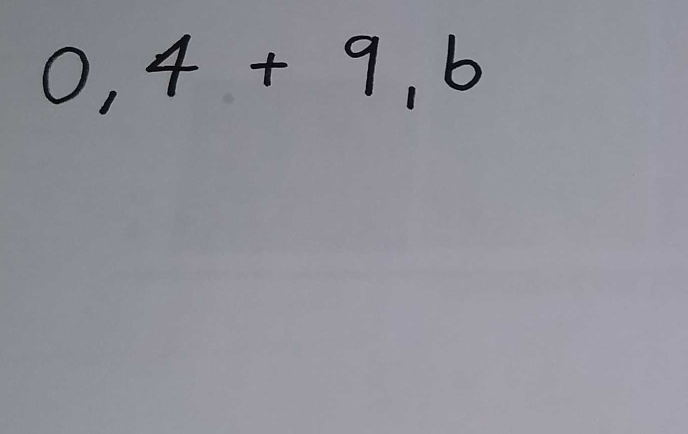
#> input picture test_images/bigger_decimals.png, 1375 x 867 px (shown at 1/2 size)
$ jupyter execute tehte_tootlemine.ipynb
#> lines starting #> are read from the running program, lines starting #| are printed output that depends on the picture; after the words box and inside, x2 and y2 are one past the last pixel; in counts of white or black regions, pixels touching at a corner belong together
[cell 1]
import cv2 as cv
import matplotlib.pyplot as plt
import numpy as np

[cell 2]
#Loen sisse pildi, grayscale
img = cv.imread('test_images/bigger_decimals.png')
#> img is the input picture: shape (867, 1375, 3); mean B, G, R 154.2, 146.2, 145.4
img_gray = cv.cvtColor(img, cv.COLOR_BGR2GRAY)
plt.imshow(img_gray, cmap='gray')

[cell 3]
#blurimine vajalik et eemaldada müra
blur_img = cv.GaussianBlur(img_gray,(5,5),0)
#thresholdimisega teeme hallist taustast valge ja tekstist musta
ret, thresh = cv.threshold(blur_img,0,255,cv.THRESH_BINARY+cv.THRESH_OTSU)
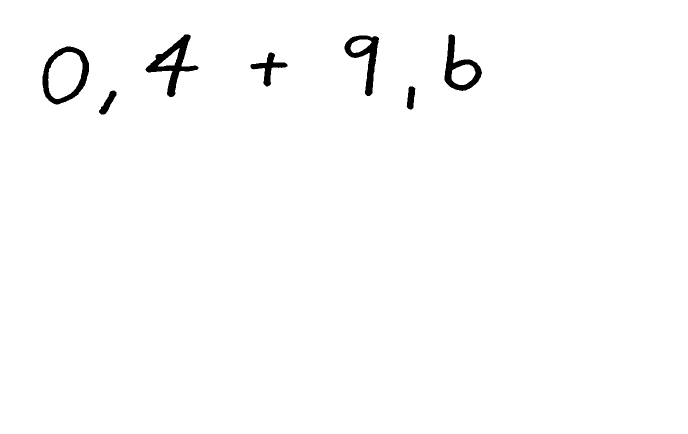
#> thresh: shape (867, 1375) (shown at 1/2 size); 98.7% white; 7 black regions
#> ret = 88
plt.imshow(thresh, cmap='gray')

[cell 4]
#kontuurid näitavad kus pildil on teksti
contours,hierarchy = cv.findContours(thresh, cv.RETR_LIST, cv.CHAIN_APPROX_SIMPLE)
#> contours = 12 contours; largest, box (x1, y1, x2, y2) and area: (0, 0, 1375, 867) 1189884, (84, 92, 179, 210) 8301, (96, 104, 165, 198) 4780, (290, 68, 398, 195) 4553, (888, 68, 965, 183) 4512
boxed_img = img.copy()
individual_boxes = []
for cnt in contours:
    #bounding box võimaldab pärast pildist huvipakkuva tekstiosa välja lõigata
    x,y,w,h = cv.boundingRect(cnt)
    # kui kast ei ole terve pildi suurune siis lisame jälgitavasse
    if w < img_gray.shape[1] and h < img_gray.shape[0]:
        individual_boxes.append([x,y,w,h])
    boxed_img = cv.rectangle(boxed_img,(x,y),(x+w,y+h),(255,0,0),1)
#> this loop made 12 passes
#> (x, y, w, h) on passes 1 to 8: (197, 180, 37, 50), (812, 172, 20, 48), (903, 129, 48, 41), (500, 104, 76, 70), (96, 104, 69, 94), (316, 96, 43, 37), (84, 92, 95, 118), (701, 79, 42, 27)
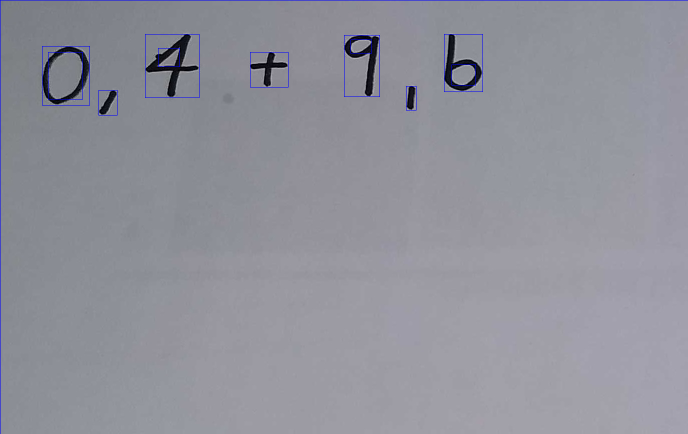
#> boxed_img: shape (867, 1375, 3) (shown at 1/2 size); mean B, G, R 154.7, 145.6, 144.8
#> after the loop, individual_boxes = [[197, 180, 37, 50], [812, 172, 20, 48], [903, 129, 48, 41], [500, 104, 76, 70], [96, 104, 69, 94], [316, 96, 43, 37], [84, 92, 95, 118], [701, 79, 42, 27], [688, 70, 71, 123], [888, 68, 77, 115], [290, 68, 108, 127]]

plt.imshow(boxed_img)

[cell 5]
# paksendan jooni kõvasti, et lähedalolevad sümbolid (nt võrdusmärgid) muutuksid üheks
kernel = np.ones((15,15),np.uint8)
thresh_dilate = cv.erode(thresh, kernel, iterations=1)
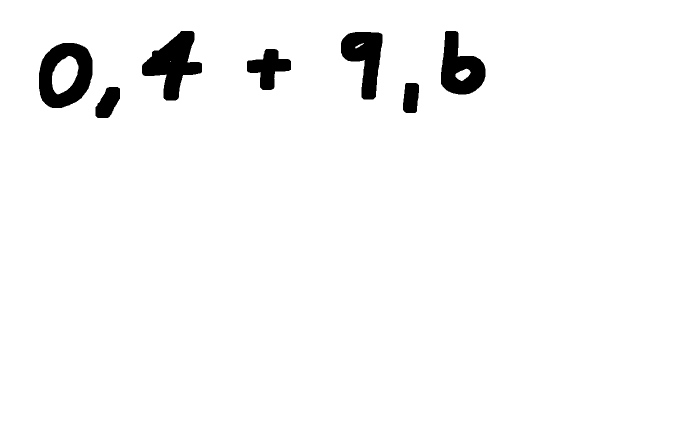
#> thresh_dilate: shape (867, 1375) (shown at 1/2 size); 96.9% white; 7 black regions
plt.imshow(thresh_dilate, cmap="gray")

[cell 6]
contours,hierarchy = cv.findContours(thresh_dilate, cv.RETR_LIST, cv.CHAIN_APPROX_SIMPLE)
#> contours = 12 contours, 1 with area under 20; largest, box (x1, y1, x2, y2) and area: (0, 0, 1375, 867) 1189884, (77, 85, 186, 217) 11451, (283, 61, 405, 202) 8456, (881, 61, 972, 190) 7460, (681, 63, 766, 200) 6821
boxed_img = img.copy()
joined_boxes = []
for cnt in contours:
    x,y,w,h = cv.boundingRect(cnt)
    # kui kast ei ole terve pildi suurune siis lisame jälgitavasse
    if w < img_gray.shape[1] and h < img_gray.shape[0]:
        joined_boxes.append([x,y,w,h])
    boxed_img = cv.rectangle(boxed_img,(x,y),(x+w,y+h),(255,0,0),1)
#> this loop made 12 passes
#> (x, y, w, h) on passes 1, 2, 3, 5, 6, 7, 8, 9: (190, 173, 51, 64), (805, 165, 34, 62), (911, 137, 31, 25), (104, 112, 53, 77), (493, 97, 90, 84), (710, 86, 18, 11), (77, 85, 109, 132), (681, 63, 85, 137)
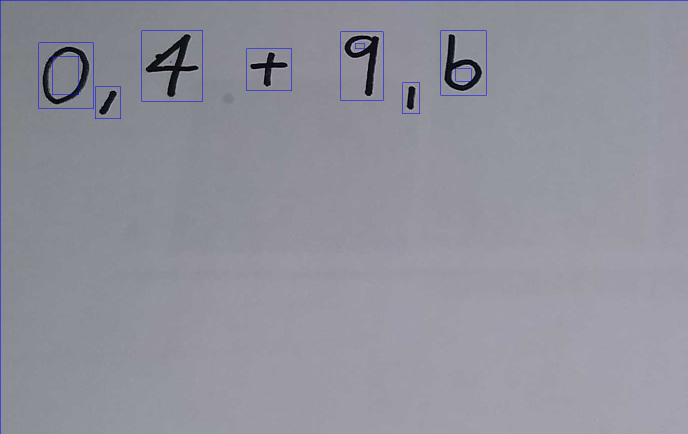
#> boxed_img: shape (867, 1375, 3) (shown at 1/2 size); mean B, G, R 154.7, 145.6, 144.8
#> after the loop, joined_boxes = [[190, 173, 51, 64], [805, 165, 34, 62], [911, 137, 31, 25], [340, 123, 2, 1], [104, 112, 53, 77], [493, 97, 90, 84], [710, 86, 18, 11], [77, 85, 109, 132], [681, 63, 85, 137], [881, 61, 91, 129], [283, 61, 122, 141]]

plt.imshow(boxed_img)

[cell 7]
def remove_inside_boxes(boxes):
    remove_boxes = []
    for box_has_parent in boxes:
        xc,yc,wc,hc = box_has_parent
        for box_parent in boxes:
            xp,yp,wp,hp = box_parent
            if xc>=xp and yc>=yp and xp+wp>=xc+wc and yp+hp>=yc+hc and box_has_parent != box_parent:
                remove_boxes.append(box_has_parent)
    for box in remove_boxes:
        boxes.remove(box)
    return boxes

[cell 8]
parent_boxes = remove_inside_boxes(joined_boxes)
#> the loop in remove_inside_boxes, `for box_has_parent in boxes:` made 11 passes
#> after the loop in remove_inside_boxes, `for box_has_parent in boxes:`: remove_boxes = [[911, 137, 31, 25], [340, 123, 2, 1], [104, 112, 53, 77], [710, 86, 18, 11]]
#> the loop in remove_inside_boxes, `for box in remove_boxes:` made 4 passes
#> after the loop in remove_inside_boxes, `for box in remove_boxes:`: boxes = [[190, 173, 51, 64], [805, 165, 34, 62], [493, 97, 90, 84], [77, 85, 109, 132], [681, 63, 85, 137], [881, 61, 91, 129], [283, 61, 122, 141]]
#> parent_boxes has the same summary as boxes in remove_inside_boxes

[cell 9]
boxed_img = img.copy()
for box in parent_boxes:
    x,y,w,h = box
    boxed_img = cv.rectangle(boxed_img,(x,y),(x+w,y+h),(255,0,0),1)
#> this loop made 7 passes
#> pass 3, `boxed_img = cv.rectangle(boxed_img,(x,y),(x+w,y+h),(255,0,0),1)`:
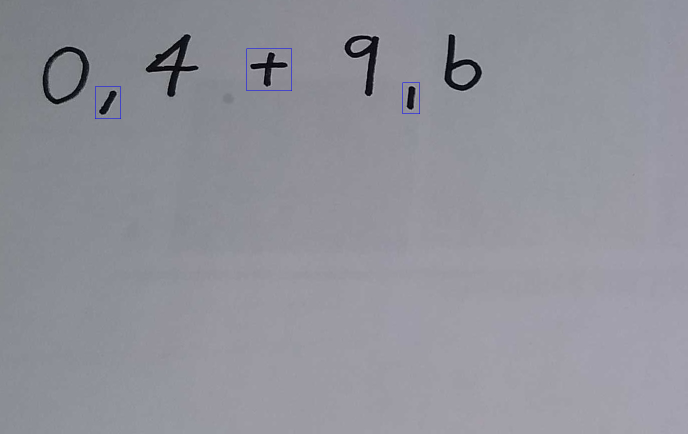
#> boxed_img: shape (867, 1375, 3) (shown at 1/2 size); 0.06% of pixels changed, all inside (x1, y1, x2, y2) = (190, 97, 840, 238)
#> after the loop:
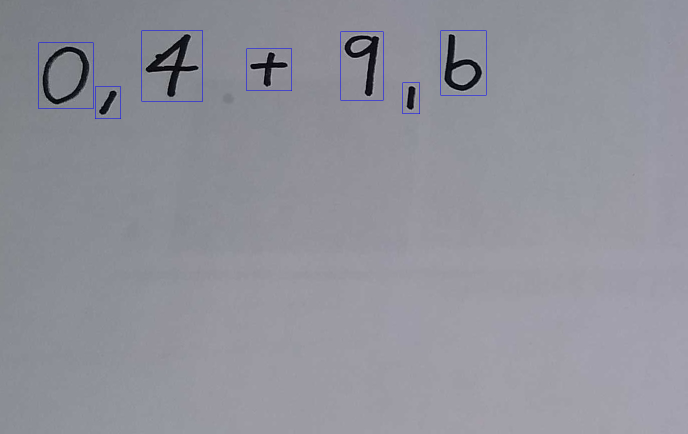
#> boxed_img: shape (867, 1375, 3) (shown at 1/2 size); 0.16% of pixels changed, all inside (x1, y1, x2, y2) = (77, 61, 973, 218)

plt.imshow(boxed_img)

[cell 10]
#sorteerib kastid nende x koordinaadi väärtuse põhjal
#st. et eeldame et tehe on kirjutatud ühes reas
def order_boxes(boxes):
    boxes.sort(key=lambda x:x[0])

[cell 11]
def get_areas(boxes):
    areas = []
    for box in boxes:
        areas.append(box[2]*box[3])
    return areas

[cell 12]
order_boxes(joined_boxes)
joined_boxes
#> Out = [[77, 85, 109, 132], [190, 173, 51, 64], [283, 61, 122, 141], [493, 97, 90, 84], [681, 63, 85, 137], [805, 165, 34, 62], [881, 61, 91, 129]]

[cell 13]
areas = get_areas(individual_boxes)
#> the loop in get_areas, `for box in boxes:` made 11 passes
#> after the loop in get_areas, `for box in boxes:`: areas = [1850, 960, 1968, 5320, 6486, 1591, 11210, 1134, 8733, 8855, 13716]
areas
#> Out has the same summary as areas in get_areas

[cell 14]
#lõikab bounding boxide põhjal välja pildist huvipakkuvad pildid
def get_crops(image, boxes, draw=False):
    crops = []
    for box in boxes:
        x,y,w,h = box
        crops.append(image[y:y+h,x:x+w])
    if draw:
        for i, crop in enumerate(crops):
            plt.subplot(1,len(crops),i+1)
            #plt.axis('off')
            plt.imshow(crop, cmap="gray")
    return crops

[cell 15]
crops = get_crops(thresh, joined_boxes, True)
#> the loop in get_crops, `for box in boxes:` made 7 passes
#> after the loop in get_crops, `for box in boxes:`: crops = 7 items
#> the loop in get_crops, `for i, crop in enumerate(crops):` made 7 passes
#> crops = 7 items
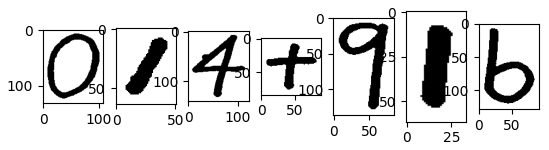
#> figure drawn by matplotlib, 7 panels

[cell 16]
def draw_crops(crops, draw_axis='on'):
    for i, crop in enumerate(crops):
            plt.subplot(1,len(crops),i+1)
            plt.axis(draw_axis)
            plt.imshow(crop, cmap="gray")

[cell 17]
#muudab pildid listis ruudukujuliseks, lisades puhvrit ümber
def make_square(image_list, square_size=None):
    ruudud = []
    for image in image_list:
        h, w = image.shape
        og_square_edge = max(h,w)
        if h > w:
            pool = (h-w)//2
            #vasakule liidetav pilt, laiusega pool, kõrgusega h, värv 255
            vasakule = np.full((h,pool), 255)
            #paremale liidetav pilt, laiusega h-w-pool, kõrgusega h, värv 255
            paremale = np.full((h,h-w-pool), 255)
            ruudud.append(np.concatenate((vasakule,image,paremale), axis=1))
        else:
            pool = (w-h)//2
            #ules liidetav pilt, laiusega w, kõrgusega pool, värv 255
            ules = np.full((pool, w), 255)
            #alla liidetav pilt, laiusega w, kõrgusega w-h-pool, värv 255
            alla = np.full((w-h-pool, w), 255)
            ruudud.append(np.concatenate((ules,image,alla), axis=0))

    #vajadusel muudab ruutude suurust
    if square_size != None:
        lopp_ruudud = []
        for image in ruudud:
            lopp_ruudud.append(cv.resize(np.array(image, dtype='uint8'), (square_size, square_size), interpolation=cv.INTER_AREA))
        ruudud = lopp_ruudud
    return ruudud

[cell 18]
crops = make_square(crops)
#> the loop in make_square, `for image in image_list:` made 7 passes
#> (h, w, og_square_edge, pool) on passes 1 to 7: (132, 109, 132, 11), (64, 51, 64, 6), (141, 122, 141, 9), (84, 90, 90, 3), (137, 85, 137, 26), (62, 34, 62, 14), (129, 91, 129, 19)
draw_crops(crops,"off")
#> the loop in draw_crops, `for i, crop in enumerate(crops):` made 7 passes
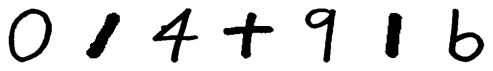
#> figure drawn by matplotlib, 7 panels

[cell 19]
tiny_crops = make_square(crops, 45)
#> the loop in make_square (call 2), `for image in image_list:` made 7 passes
#> (h, w, og_square_edge) on passes 1 to 7: (132, 132, 132), (64, 64, 64), (141, 141, 141), (90, 90, 90), (137, 137, 137), (62, 62, 62), (129, 129, 129)
#> the loop in make_square (call 2), `for image in ruudud:` made 7 passes
#> tiny_crops = 7 items
draw_crops(tiny_crops)
#> the loop in draw_crops (call 2), `for i, crop in enumerate(crops):` made 7 passes
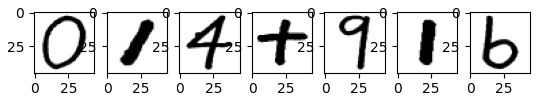
#> figure drawn by matplotlib, 7 panels

# Arvutamine

Siin vahel peaks olema mudeli töötlus, mis võtaks ette nt tiny_crops listi piltidest, ja tagastaks järjekorras mis igal pildil on. Mudeli treenimine mõnes teises failis, siin praegu tegelen test sisendiga.

[cell 20]
def find_x(equation_list, eelmine_tehtepool = None, algne = None):
    if algne == None:
        algne = ''.join(equation_list)
    #ühenda täisarvud stringidena
    new_equation_list = []
    for i, element in enumerate(equation_list):
        try:
            #kui liitmistehe õnnestub, siis on tegu numbritega.
            number = int(new_equation_list[-1])+int(element)
            #eelmisele elemendile lisan uue elemendi
            new_equation_list[-1] = new_equation_list[-1]+str(element)
        except:
            #kui ei olnud number, või eelmine ei olnud number, siis lisan uue
            new_equation_list.append(element)
    equation_list = new_equation_list

    #panen kokku ühest tehtemärgist teise tehtemärgini, va =
    #esimene märk ei pruugi olla tehtemärk
    tehtemargid = [0]
    for i in range(len(equation_list)):
        if equation_list[i] in ["+","-","/","*"]:
            tehtemargid.append(i)
        #võrdusmärgi peaks teistest eraldama
        if equation_list[i] == "=":
            tehtemargid.append(i)
            tehtemargid.append(i+1)
    #viimane sümbol ei saa olla tehtemärk, aga on vaja teada mis oleks viimane sümbol
    tehtemargid.append(len(equation_list))

    tehted = []
    for i in range(len(tehtemargid)-1):
        tehted.append(''.join(equation_list[tehtemargid[i]:tehtemargid[i+1]]))
    #eemaldan null kirjed, mis tekivad kui esimene sümbol ON tehtemärk
    tehted = list(filter(None, tehted))

    #korrutamise ja jagamise tehted on keerulisemad
    korjag = []
    for i in range(len(tehted)):
        if tehted[i][0] in ["/","*"]:
            korjag[-1] = korjag[-1]+str(tehted[i])
        #peale
        else:
            korjag.append(tehted[i])
    tehted = korjag

    #kus on x
    x_loc = [i for i, tehe in enumerate(tehted) if 'x' in tehe] #eeldan alguses et x on ainult 1
    x_element = tehted[x_loc[0]]

    #kus on =
    eq_loc = tehted.index('=')

    #jaotan tehte x-ga pooleks ja tehtega pooleks
    if x_loc[0] < eq_loc:
        x_pool = tehted[:eq_loc]
        tehte_pool = ''.join(tehted[eq_loc+1:])
    else:
        x_pool = tehted[eq_loc+1:]
        tehte_pool = ''.join(tehted[:eq_loc])

    #tõstan x-i poolelt ära kõik elemendid, mis ei sisalda x-i
    if len(x_pool) > 1:
        for element in x_pool:
            if element != x_element:
                tehte_pool = '('+tehte_pool+')'+switch_sign(element)

    x_pool = x_element

    if "*" in x_pool:
        splititud = x_pool.split('*')
        for element in splititud:
            if "x" not in element:
                tehte_pool = '('+tehte_pool+')'+"/"+element
            if "x" in element:
                x_pool = element

    if "/" in x_pool:
        x_loc = x_pool.index("x")
        div_loc = x_pool.index('/')
        if x_loc < div_loc:
            splititud = x_pool.split('/')
            tehte_pool = '('+tehte_pool+')'+"*"+splititud[1]
            x_pool = splititud[0]
        else:
            splititud = x_pool.split('/')
            tehte_pool = splititud[0]+"/"+'('+tehte_pool+')'
            x_pool = splititud[1]

    if len(x_pool)>1: # peaks võimalik olema ainult siis, kui x-il on korrutusmärgita kordaja
        splititud = x_pool.split("x")
        for element in splititud:
            if element != '':
                if len(element)==1 and element.isdigit()==False:
                    element=element+"1"
                tehte_pool = '('+tehte_pool+')'+"/"+element
                x_pool = "x"

    if len(x_pool) == 1:
        return algne+ "   =>   x="+ str(eval(tehte_pool))
    else:
        vabandus = "Antud tehe on mulle liiga keeruline. Vabandust."
        lopp_tehe = x_pool +"="+tehte_pool
        return vabandus + "Jõudsin nii kaugele:" + lopp_tehe

def switch_sign(element):
    symbol = element[0]
    if symbol not in ["+","-","/","*"]:
        return '-'+element[0:]
    elif symbol == "+":
        return '-'+element[1:]
    elif symbol == "-":
        return '+'+element[1:]
    elif symbol == "*":
        return '/'+element[1:]
    elif symbol == "/":
        return '*'+element[1:]

[cell 21]
model_output = ["x","-","7","=","1","2","3"]
print(find_x(model_output))
print("-----")
model_output = ["3","x","+","5","=","0","+","5"]
print(find_x(model_output))
print("-----")
model_output = ["6","*","x","+","5","+","5","=","7","2","/","6"]
print(find_x(model_output))
print("-----")
model_output = ["-","x","/","3","=","4"]
print(find_x(model_output))
print("-----")
model_output = ["5","=","-","15","/","3","x"]
print(find_x(model_output))
print("-----")
model_output = ["5","+","3","x", "+", "9","=","0"]
print(find_x(model_output))
print("-----")
model_output = list("6*x/7=1")
print(find_x(model_output))
print("-----")
model_output = list("6*3/2=x+5")
print(find_x(model_output))

$ run again, with test_images/all_numbers.png copied over test_images/bigger_decimals.png
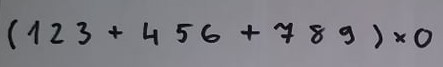
#> input picture test_images/all_numbers.png, 443 x 67 px
#> img is the input picture: shape (67, 443, 3); mean B, G, R 133.4, 127, 127.9
#> `ret, thresh = cv.threshold(blur_img,0,255,cv.THRESH_BINARY+cv.THRESH_O..`:
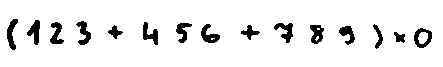
#> thresh: shape (67, 443); 92.2% white; 15 black regions
#> ret = 95
#> `contours,hierarchy = cv.findContours(thresh, cv.RETR_LIST, cv.CHAIN_AP..`: contours = 20 contours, 3 with area under 20; largest, box (x1, y1, x2, y2) and area: (0, 0, 443, 67) 29172, (413, 27, 433, 49) 303, (200, 23, 221, 44) 221, (309, 24, 325, 45) 220, (273, 22, 294, 44) 219
#> the loop `for cnt in contours:` made 20 passes
#> (x, y, w, h) on passes 1, 2, 3, 4, 5, 7, 8, 9: (211, 38, 4, 2), (315, 36, 4, 5), (418, 32, 10, 12), (393, 31, 13, 13), (413, 27, 20, 22), (338, 25, 18, 21), (309, 24, 16, 21), (240, 24, 21, 17)
#> after the loop `for cnt in contours:`: individual_boxes = 19 items, first 6: [211, 38, 4, 2], [315, 36, 4, 5], [418, 32, 10, 12], [393, 31, 13, 13], [413, 27, 20, 22], [317, 28, 3, 2]
#> thresh_dilate: shape (67, 443); 56.7% white; 8 black regions
#> `contours,hierarchy = cv.findContours(thresh_dilate, cv.RETR_LIST, cv.C..`: contours = 9 contours, 1 with area under 20; largest, box (x1, y1, x2, y2) and area: (0, 0, 443, 67) 25386, (365, 16, 440, 57) 2358, (233, 15, 301, 51) 1876, (168, 15, 228, 51) 1863, (135, 14, 166, 53) 1002, (331, 18, 363, 53) 930, (302, 17, 332, 52) 926, (100, 17, 131, 47) 744
#> the loop `for cnt in contours:` made 9 passes
#> (x, y, w, h) on passes 1 to 8: (69, 32, 1, 1), (331, 18, 32, 35), (302, 17, 30, 35), (100, 17, 31, 30), (365, 16, 75, 41), (233, 15, 68, 36), (168, 15, 60, 36), (135, 14, 31, 39)
#> after the loop `for cnt in contours:`: joined_boxes = [[69, 32, 1, 1], [331, 18, 32, 35], [302, 17, 30, 35], [100, 17, 31, 30], [365, 16, 75, 41], [233, 15, 68, 36], [168, 15, 60, 36], [135, 14, 31, 39]]
#> the loop in remove_inside_boxes, `for box_has_parent in boxes:` made 8 passes
#> after the loop in remove_inside_boxes, `for box_has_parent in boxes:`: remove_boxes = []
#> after the loop in remove_inside_boxes, `for box in remove_boxes:`: boxes has the same summary as joined_boxes outside remove_inside_boxes
#> parent_boxes has the same summary as joined_boxes
#> the loop `for box in parent_boxes:` made 8 passes
#> after the loop `for box in parent_boxes:`:
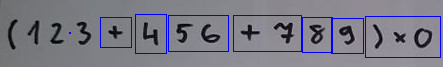
#> boxed_img: shape (67, 443, 3); 3.91% of pixels changed, all inside (x1, y1, x2, y2) = (69, 14, 441, 58)
#> `joined_boxes`: Out = [[69, 32, 1, 1], [100, 17, 31, 30], [135, 14, 31, 39], [168, 15, 60, 36], [233, 15, 68, 36], [302, 17, 30, 35], [331, 18, 32, 35], [365, 16, 75, 41]]
#> the loop in get_areas, `for box in boxes:` made 19 passes
#> after the loop in get_areas, `for box in boxes:`: areas = [8, 20, 120, 169, 440, 6, 378, 336, 357, 272, 324, 441, 462, 396, 425, 384, 442, 405, 429]
#> `areas`: Out has the same summary as areas in get_areas
#> the loop in get_crops, `for box in boxes:` made 8 passes
#> after the loop in get_crops, `for box in boxes:`: crops = 8 items
#> the loop in get_crops, `for i, crop in enumerate(crops):` made 8 passes
#> crop on pass 1: [255]
#> the loop in make_square, `for image in image_list:` made 8 passes
#> (image, h, w, og_square_edge, pool) on pass 1: ([255], 1, 1, 1, 0)
#> the loop in draw_crops, `for i, crop in enumerate(crops):` made 8 passes
#> the loop in make_square (call 2), `for image in image_list:` made 8 passes
#> (image, h, w, og_square_edge) on pass 1: ([255], 1, 1, 1)
#> the loop in make_square (call 2), `for image in ruudud:` made 8 passes
#> the loop in draw_crops (call 2), `for i, crop in enumerate(crops):` made 8 passes
